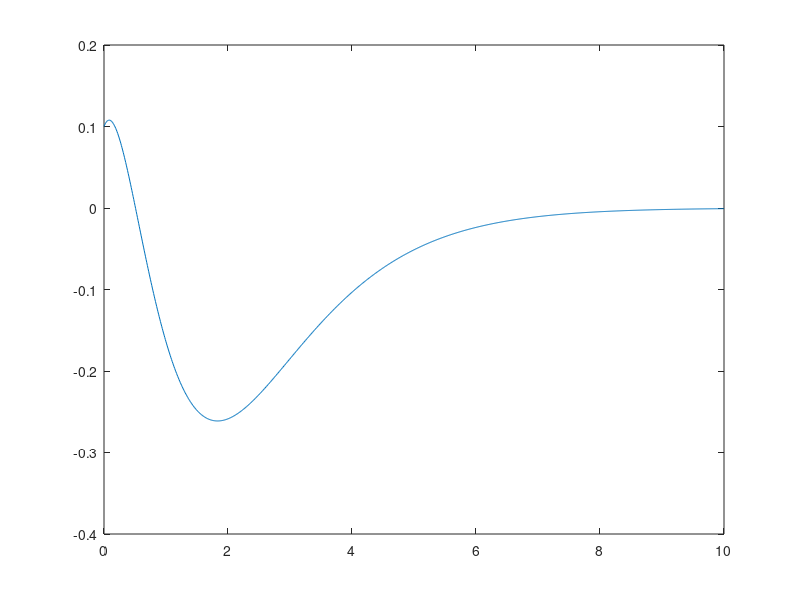

Source code (MATLAB):
clear; clf;
k =0;
for t = 0:0.01:10
    k=k+1;
    y(k) = -0.3*exp(-2*t)+0.4*exp(-t)+2*(exp(-t)-exp(-2*t)-t*exp(-t));
end

tx=0:0.01:10;
plot(tx,y)

L=1; R=3; C=1/2